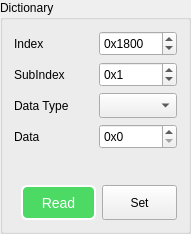
       <widget class="QGroupBox" name="groupBox_9">
        <property name="sizePolicy">
         <sizepolicy hsizetype="Minimum" vsizetype="Preferred">
          <horstretch>0</horstretch>
          <verstretch>0</verstretch>
         </sizepolicy>
        </property>
        <property name="maximumSize">
         <size>
          <width>191</width>
          <height>16777215</height>
         </size>
        </property>
        <property name="title">
         <string>Dictionary</string>
        </property>
        <layout class="QGridLayout" name="gridLayout_16">
         <item row="0" column="0">
          <layout class="QGridLayout" name="gridLayout_15">
           <item row="0" column="0">
            <widget class="QLabel" name="TextLabel1_3">
             <property name="text">
              <string>Index</string>
             </property>
             <property name="wordWrap">
              <bool>false</bool>
             </property>
            </widget>
           </item>
           <item row="0" column="1">
            <widget class="QSpinBox" name="spinBox_index">
             <property name="minimumSize">
              <size>
               <width>0</width>
               <height>25</height>
              </size>
             </property>
             <property name="prefix">
              <string>0x</string>
             </property>
             <property name="maximum">
              <number>999999</number>
             </property>
             <property name="value">
              <number>6144</number>
             </property>
             <property name="displayIntegerBase">
              <number>16</number>
             </property>
            </widget>
           </item>
           <item row="1" column="0">
            <widget class="QLabel" name="TextLabel2_4">
             <property name="text">
              <string>SubIndex</string>
             </property>
             <property name="wordWrap">
              <bool>false</bool>
             </property>
            </widget>
           </item>
           <item row="1" column="1">
            <widget class="QSpinBox" name="spinBox_subInxdex">
             <property name="minimumSize">
              <size>
               <width>0</width>
               <height>25</height>
              </size>
             </property>
             <property name="prefix">
              <string>0x</string>
             </property>
             <property name="maximum">
              <number>256</number>
             </property>
             <property name="value">
              <number>1</number>
             </property>
             <property name="displayIntegerBase">
              <number>16</number>
             </property>
            </widget>
           </item>
           <item row="2" column="0">
            <widget class="QLabel" name="TextLabel2_5">
             <property name="text">
              <string>Data Type</string>
             </property>
             <property name="wordWrap">
              <bool>false</bool>
             </property>
            </widget>
           </item>
           <item row="2" column="1">
            <widget class="QComboBox" name="comboBox_datatype">
             <property name="minimumSize">
              <size>
               <width>0</width>
               <height>25</height>
              </size>
             </property>
             <property name="maximumSize">
              <size>
               <width>16777215</width>
               <height>25</height>
              </size>
             </property>
            </widget>
           </item>
           <item row="3" column="0">
            <widget class="QLabel" name="TextLabel2_6">
             <property name="text">
              <string>Data</string>
             </property>
             <property name="wordWrap">
              <bool>false</bool>
             </property>
            </widget>
           </item>
           <item row="3" column="1">
            <widget class="QSpinBox" name="spinBox_dicData">
             <property name="minimumSize">
              <size>
               <width>0</width>
               <height>25</height>
              </size>
             </property>
             <property name="prefix">
              <string>0x</string>
             </property>
             <property name="maximum">
              <number>99999999</number>
             </property>
             <property name="value">
              <number>0</number>
             </property>
             <property name="displayIntegerBase">
              <number>16</number>
             </property>
            </widget>
           </item>
          </layout>
         </item>
         <item row="1" column="0">
          <spacer name="verticalSpacer_4">
           <property name="orientation">
            <enum>Qt::Vertical</enum>
           </property>
           <property name="sizeHint" stdset="0">
            <size>
             <width>20</width>
             <height>30</height>
            </size>
           </property>
          </spacer>
         </item>
         <item row="2" column="0">
          <layout class="QHBoxLayout" name="horizontalLayout_8">
           <item>
            <spacer name="horizontalSpacer_6">
             <property name="orientation">
              <enum>Qt::Horizontal</enum>
             </property>
             <property name="sizeHint" stdset="0">
              <size>
               <width>54</width>
               <height>20</height>
              </size>
             </property>
            </spacer>
           </item>
           <item>
            <widget class="QPushButton" name="pushButton_dicRead">
             <property name="sizePolicy">
              <sizepolicy hsizetype="Minimum" vsizetype="Fixed">
               <horstretch>0</horstretch>
               <verstretch>0</verstretch>
              </sizepolicy>
             </property>
             <property name="minimumSize">
              <size>
               <width>75</width>
               <height>35</height>
              </size>
             </property>
             <property name="maximumSize">
              <size>
               <width>16777215</width>
               <height>35</height>
              </size>
             </property>
             <property name="styleSheet">
              <string notr="true">QPushButton{
    background-color: rgb(76, 218, 100);
	border-style: outset;
    border-width: 2px;
	border-radius: 6px;
    color: white;
	font-size: 14px;
}

QPushButton:hover{
    background-color: rgb(110, 230, 120);
}

QPushButton:pressed{
    background-color: rgb(50, 200, 80);
}

QPushButton:disabled{
    background-color: gray;
}</string>
             </property>
             <property name="text">
              <string>Read</string>
             </property>
            </widget>
           </item>
           <item>
            <widget class="QPushButton" name="pushButton_dicSet">
             <property name="sizePolicy">
              <sizepolicy hsizetype="Minimum" vsizetype="Fixed">
               <horstretch>0</horstretch>
               <verstretch>0</verstretch>
              </sizepolicy>
             </property>
             <property name="minimumSize">
              <size>
               <width>75</width>
               <height>35</height>
              </size>
             </property>
             <property name="maximumSize">
              <size>
               <width>16777215</width>
               <height>35</height>
              </size>
             </property>
             <property name="text">
              <string>Set</string>
             </property>
            </widget>
           </item>
          </layout>
         </item>
        </layout>
       </widget>
